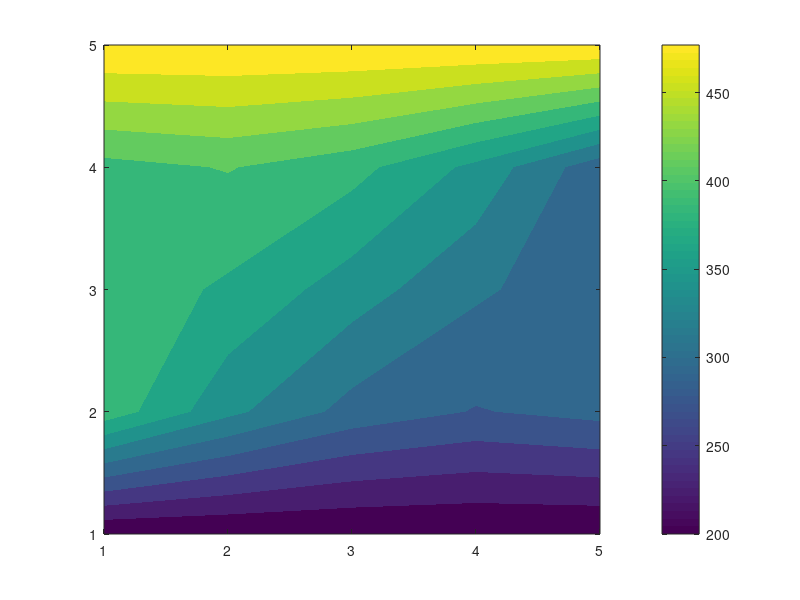

Reproduce this figure in MATLAB. (Note: this script raises an error after producing the figure.)
clear; clc; close all;

% Domain size
Lx = 1.0;  % Length in x-direction (m)
Ly = 1.0;  % Length in y-direction (m)

% Grid parameters
Nx = 4;  % Number of control volumes in x-direction
Ny = 4;  % Number of control volumes in y-direction
dx = Lx / Nx-1;
dy = Ly / Ny-1;

% Thermal conductivity
k = 1000; % W/(m·K)

% Initialize temperature field
T = zeros(Ny+1, Nx+1);

% Apply Dirichlet Boundary Conditions
T(:, 1)   = 400; % Left boundary (x = 0)
T(:, end) = 300; % Right boundary (x = Lx)
T(1, :)   = 500; % Top boundary (y = Ly)
T(end, :) = 200; % Bottom boundary (y = 0)
fprintf('The Initial Matrix With all Boundaries(Top Left Right Bottom Left \n')
disp(T)
% Finite Volume Coefficients
aW = k;
aE = k;
aN = k ;
aS = k ;

% Modify coefficients near boundaries
aW_b = 2 * k; 
aE_b = 2 * k; 
aN_b = 2 * k ; 
aS_b = 2 * k ; 

% Iterative solver (Gauss-Seidel)
tol = 1e-6;
error = 1;
maxIter = 10000;
iter = 0;

while error > tol && iter < maxIter
    T_old = T;

    % Update interior points
    for i = 2:Nx
        for j = 2:Ny
            
            if i == 2  % Near left boundary
                aW_eff = aW_b;
                % fprintf('(%d,%d)',j,i)
                % fprintf('\n the aP = %d\n)',aP)
            else
                aW_eff = aW;
            end

            if i == Nx  % Near right boundary
                aE_eff = aE_b;
                % fprintf('(%d,%d)',j,i)
            else
                aE_eff = aE;
            end

            if j == 2  % Near bottom boundary (edit to top)
                % fprintf('(%d,%d)',j,i)
                aN_eff = aN_b;
            else
                aN_eff = aN;
            end

            if j == Ny  % Near top boundary (edit to bottom)
                fprintf('(%d,%d)',j,i)
                aS_eff = aS_b;
            else
                aS_eff = aS;
            end

            % Compute new temperature using FVM equation
            aP = aW_eff + aE_eff + aN_eff + aS_eff;
            T(j, i) = (aE_eff * T(j, i+1) + aW_eff * T(j, i-1) + ...
                       aN_eff * T(j+1, i) + aS_eff * T(j-1, i)) / aP;
        end
    end
    
    % Compute error
    error = max(max(abs(T - T_old)));
    iter = iter + 1;
end
fprintf('The Final T Matrix Temp at respective nodes internal + nearer boundary\n')
disp(T)
disp(['Converged in ', num2str(iter), ' iterations with error ', num2str(error)]);


% Till here function is fine function call has to writen the T as Phi ,
% please use phi insted of T

% Plot solution
figure;
contourf(flipud(T), 12, 'LineColor', 'none'); 
colorbar;
clim([200 500]); 
colormap(jet);
title('2D Heat Conduction - Finite Volume Method');
xlabel('x (m)');
ylabel('y (m)');
